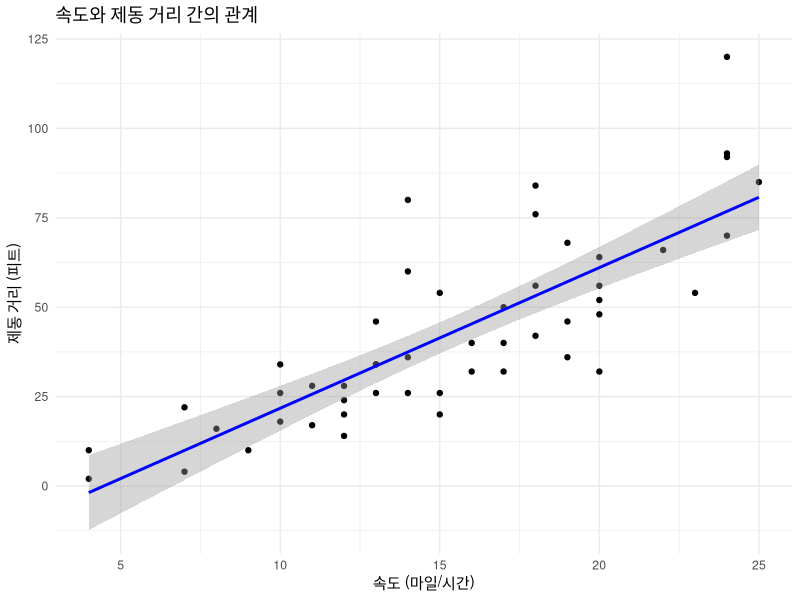
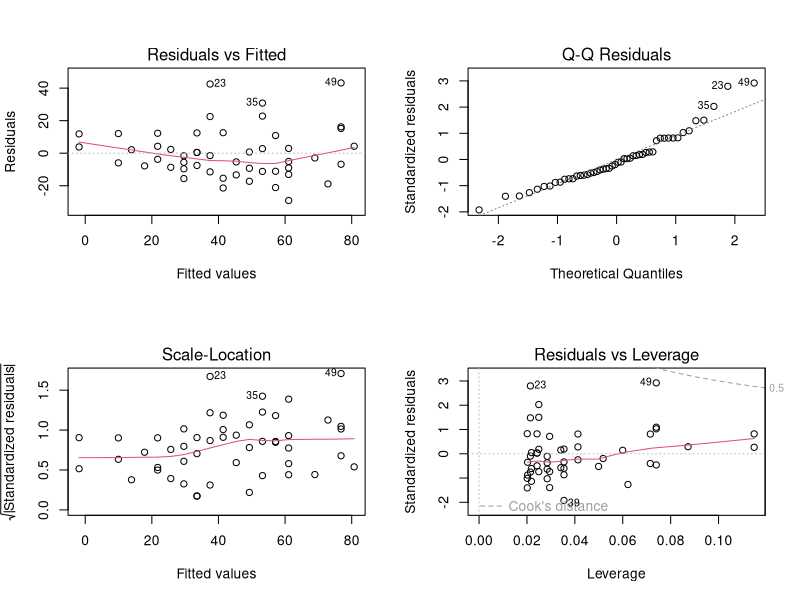

Recreate these plots in R, in order.
# 데이터셋 로드
data(cars)

# 데이터셋 구조 확인
str(cars)

# 데이터셋 미리보기
head(cars)

# 자동차 속도와 제동 거리에 대한 기초 통계량 확인
summary(cars)

# 데이터 시각화
# 속도와 제동 거리 간의 관계를 산점도 시각화/선형 회귀선 추가
# ggplot2 패키지 로드
library(ggplot2)

# 속도와 제동 거리 간의 관계 시각화
ggplot(cars, aes(x = speed, y = dist)) +
  geom_point() +
  geom_smooth(method = "lm", color = "blue") +
  labs(title = "속도와 제동 거리 간의 관계",
       x = "속도 (마일/시간)",
       y = "제동 거리 (피트)") +
  theme_minimal()


# 선형 회귀 분석
# 속도와 제동 거리 간의 선형 회귀 모델
# 선형 회귀 모델 적합
model <- lm(dist ~ speed, data = cars)

# 회귀 분석 결과 요약
summary(model)


# 회귀 진단 플롯
# 회귀 분석의 적합도를 평가하기 위해 잔차와 기타 진단 플롯 생성
# 회귀 진단 플롯 생성
par(mfrow = c(2, 2))  # 2x2 플롯 레이아웃 설정
plot(model)